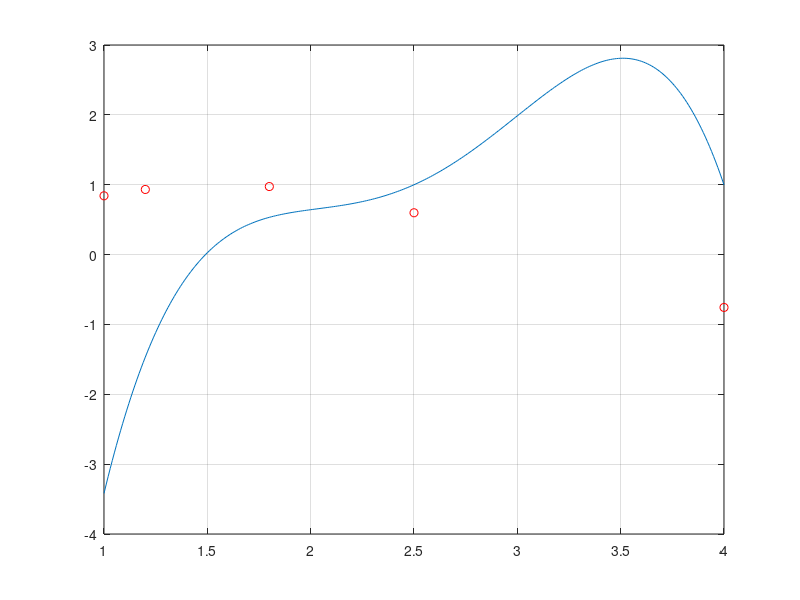

Recreate this plot in MATLAB.
x = 1:0.01:4;
y = - 1.12063*x.^4 + 11.2703*x.^3 - 40.9644*x.^2 + 64.8711*x - 37.4746
x1 = [1,1.2,1.8,2.5,4]
y1 =[0.8415,0.9320,0.9738,0.5985,-0.7568]
plot(x,y,x1,y1,'ro');grid